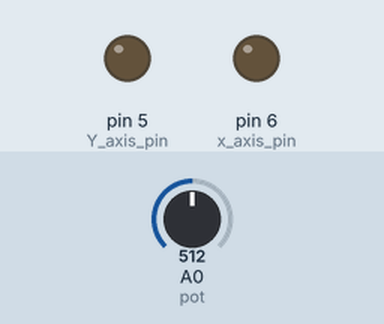
Recording of a sketch running on a simulated Arduino Uno, built with avr-gcc and run on an emulated ATmega328P. On the bench: output pins drawn as LEDs (lit = HIGH). The inputs (shaded band) are chosen by the test bench; at power-on: A0 (pot) = 512.

Above: at 1.2 s.
1.3 s: A0 (pot) set to 716
4.3 s: A0 (pot) set to 511
Timing chart, 0 to 5.2 s (numbered marks = the images above; inputs shaded):
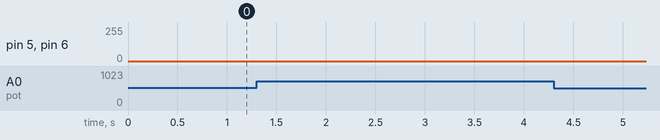

Measured:
- after the input at 1.3 s, pin 5 (Y_axis_pin): stays 0/255 (without the input it goes to 87/255 after 0.67 s); pin 6 (x_axis_pin): stays 0/255 (without the input it goes to 186/255 after 0.67 s)

The sketch:

Lissajous-penis.ino
```cpp
int x_axis_pin = 6;
int Y_axis_pin = 5;
int pot = A0;

int point_delay = 1000;
#define NVertices 38

byte x_axis[NVertices] = {
  105, 105,  95,  86,  80,  78,  80,  86,  95, 105, 115, 124,
  130, 132, 134, 140, 149, 159, 169, 178, 184, 186, 184, 178,
  169, 159, 159, 157, 151, 142, 132, 132, 132, 122, 113, 107,
  105, 159
};

byte y_axis[NVertices] = {
  300, 214, 212, 206, 197, 187, 177, 168, 162, 160, 162, 168,
  177, 187, 177, 168, 162, 160, 162, 168, 177, 187, 197, 206,
  212, 214, 300, 310, 319, 325, 327, 319, 327, 325, 319, 310,
  300, 300
};

void setup() {
  // put your setup code here, to run once:
  pinMode(x_axis_pin, OUTPUT);
  pinMode(Y_axis_pin, OUTPUT);
  pinMode(pot, INPUT);

  TCCR0A = TCCR0A & B10100011 + TCCR0A | B10100011;
  TCCR0B = TCCR0B & B00000001 + TCCR0B | B00000001;
  TIMSK0 = TIMSK0 & B11111000;
}

void loop() {
  // put your main code here, to run repeatedly:
  unsigned char loopCount;
  point_delay = map(analogRead(pot), 0, 1024, 10, 2000);
  for(loopCount = 0; loopCount < NVertices; ++loopCount) {
    analogWrite(x_axis_pin, x_axis[loopCount]);
    analogWrite(Y_axis_pin, y_axis[loopCount] - 100);
    delayMicroseconds(point_delay);
  }
}
```
